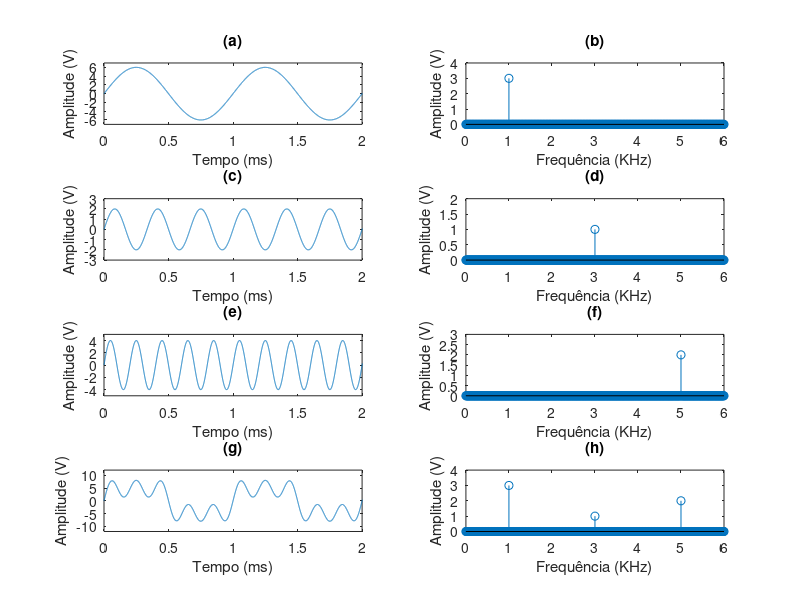
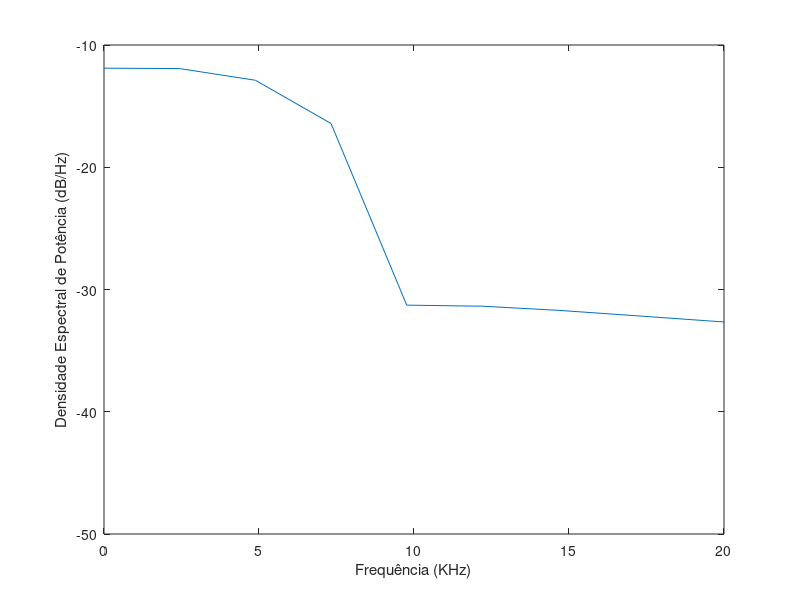

Reproduce these figures in MATLAB, in order.
% --- SISTEMAS DE COMUNICACOES 1 ---
% Trabalho 1: Revisao de sinais de espectro
% DIA 08/03/2018
% Aluna: Jessica de Souza

% Questao 1 de 3

clear all;
close all;
clc;

%parametros iniciais
N = 500;  %Numero de amostras
f1 = 1e3;
f2 = 3e3;
f3 = 5e3;
a1 = 6;
a2 = 2;
a3 = 4;

fa = N*f3;
ta = 1/fa;
t = [0:ta:(N*(1/f3))-ta];
f = [-fa/2:1/(N*(1/f3)):fa/2-1]; 

%Gerar um sinal s(t) composto pela somatória de 3 senos com
%amplitudes de 6V, 2V e 4V e frequências de 1, 3 e 5 kHz,
%respectivamente.

x1 = a1*sin(2*pi*f1*t);
x2 = a2*sin(2*pi*f2*t);
x3 = a3*sin(2*pi*f3*t);
s = x1 + x2 + x3;

X1 = fftshift(fft(x1)/length(x1));
X2 = fftshift(fft(x2)/length(x2));
X3 = fftshift(fft(x3)/length(x3));
S = fftshift(fft(s)/length(s));  %%dividir por length de s muda a amplitude para a escala original

%Plotar em uma figura os três senos e o sinal 's ' no domínio do
%tempo e da frequência.

figure,
subplot(421);
plot(1e3*t,x1);
axis([0 2 -a1-1 a1+1]);
xlabel('Tempo (ms)');
ylabel('Amplitude (V)');
title('(a)');

subplot(422);
stem(f/1000,abs(X1));
axis([0 6 0 (a1/2)+1]);
xlabel('Frequência (KHz)');
ylabel('Amplitude (V)');
title('(b)');

subplot(423);
plot(t*1e3,x2);
axis([0 2 -a2-1 a2+1]);
xlabel('Tempo (ms)');
ylabel('Amplitude (V)');
title('(c)');

subplot(424);
stem(f/1000,abs(X2));
axis([0 6 0 (a2/2)+1]);
xlabel('Frequência (KHz)');
ylabel('Amplitude (V)');
title('(d)');

subplot(425);
plot(t*1e3,x3);
axis([0 2 -a3-1 a3+1]);
xlabel('Tempo (ms)');
ylabel('Amplitude (V)');
title('(e)');

subplot(426);
stem(f/1000,abs(X3));
axis([0 6 0 (a3/2)+1]);
xlabel('Frequência (KHz)');
ylabel('Amplitude (V)');
title('(f)');

subplot(427);
plot(t*1e3,s);
axis([0 2 -a3-a2-a1 a3+a2+a1]);
xlabel('Tempo (ms)');
ylabel('Amplitude (V)');
title('(g)');

subplot(428);
stem(f/1000,abs(S));
axis([0 6 0 1+(a1/2)]);
xlabel('Frequência (KHz)');
ylabel('Amplitude (V)');
title('(h)');

%Utilizando a função 'norm', determine a potência média do sinal 's'.

P_s = norm(s);
Potencia = P_s*P_s/(length(s))  %potencia do sinal s eh o quadrado da norm
%var(s), que é a variancia, contem o mesmo resultado para potencia


%Utilizando a função 'pwelch', plote a Densidade Espectral de
%Potência do sinal 's'.
figure,
[a,b] = pwelch(s,[],[],[],fa);
plot(b/1000,5*log10(a));
xlim([0 20]);
xlabel('Frequência (KHz)');
ylabel('Densidade Espectral de Potência (dB/Hz)');